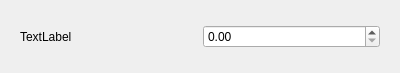
<?xml version="1.0" encoding="UTF-8"?>
<ui version="4.0">
 <class>CustomSpinBoxWidget</class>
 <widget class="QWidget" name="CustomSpinBoxWidget">
  <property name="geometry">
   <rect>
    <x>0</x>
    <y>0</y>
    <width>400</width>
    <height>73</height>
   </rect>
  </property>
  <property name="windowTitle">
   <string>Form</string>
  </property>
  <layout class="QVBoxLayout" name="verticalLayout">
   <item>
    <widget class="QWidget" name="mainWIdget" native="true">
     <layout class="QHBoxLayout" name="horizontalLayout">
      <item>
       <widget class="QLabel" name="name">
        <property name="text">
         <string>TextLabel</string>
        </property>
       </widget>
      </item>
      <item>
       <widget class="QDoubleSpinBox" name="value"/>
      </item>
     </layout>
    </widget>
   </item>
  </layout>
 </widget>
 <resources/>
 <connections/>
</ui>
